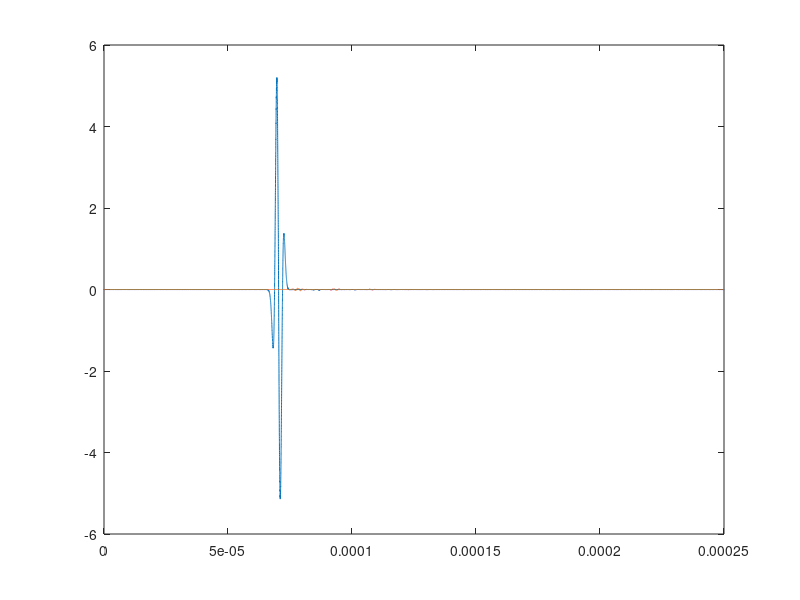
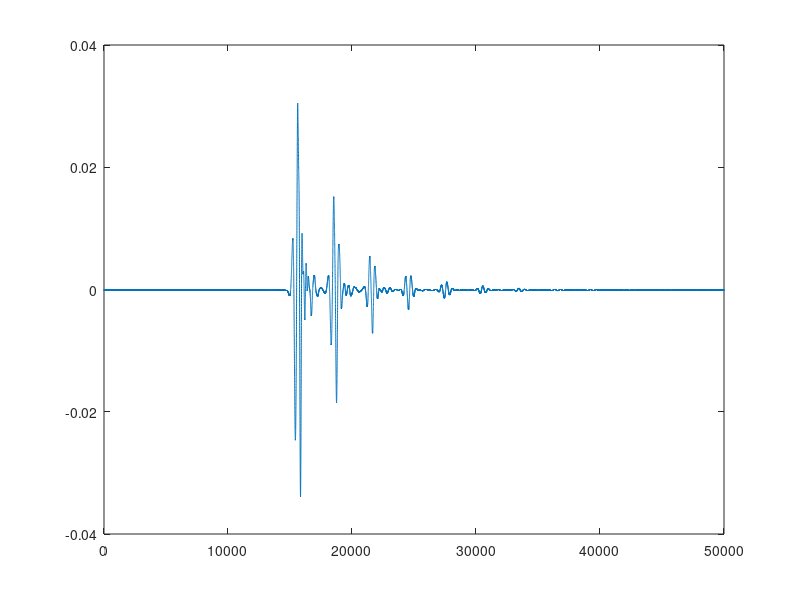
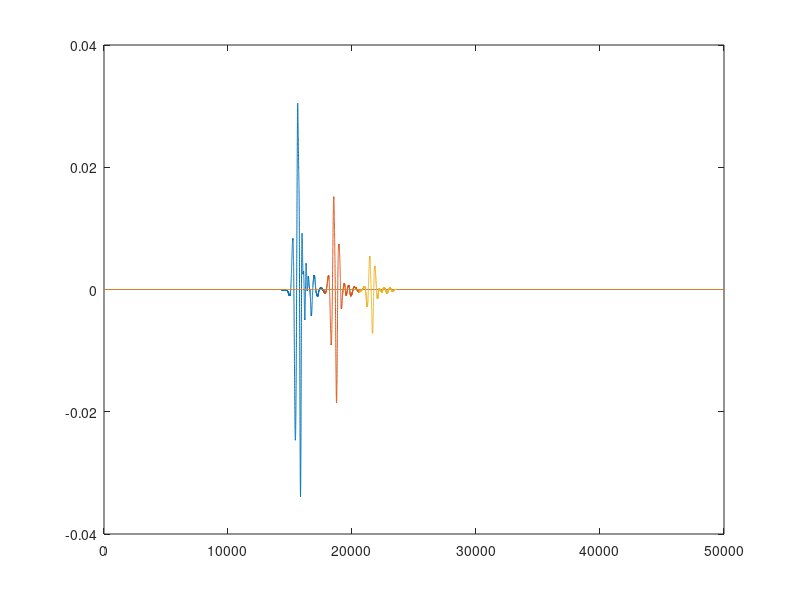

These figures' MATLAB source, in order: (Note: this script raises an error after producing the figures.)
clear
e = 2e-2;
%data = load('sauvegarde_a_2500_moy.mat'); F1
%data = load('sauvegarde_a_30k_moy.mat'); F2
data = load('sauvegarde_25mus_div_6k.mat');
srce = data.src1;
srcr = data.src2;
fe = srce.SampleFrequency;
N = length(srce.Data);
temps = (0:(N-1))/fe; % temps 
freq = (-N/2:N/2-1)*(fe/N);

figure;
plot(temps,srce.Data)
hold on;
plot(temps,srcr.Data)

%% plot e infice pour traitement a la vole a la main

figure;
plot(srcr.Data)

pulse_1 = zeros(1,N);
%pulse_1(20468:20752) = srcr.Data(20468:20752); % pour F1 et F2
pulse_1(14351:17741) = srcr.Data(14351:17741);
pulse_2 = zeros(1,N);
%pulse_2(20752:21057) = srcr.Data(20752:21057); % pour F1 et F2
pulse_2(17741:20582) = srcr.Data(17741:20582);
pulse_3 = zeros(1,N);
%pulse_3(21057:21343) = srcr.Data(21057:21343); % pour F1 et F2
pulse_3(20582:23545) = srcr.Data(20582:23545);


figure;
plot(pulse_1)
hold on;
plot(pulse_2)
plot(pulse_3)

%% Mesures
[M1] = pulses2data(freq,pulse_1,pulse_2,e,tronq=true);
[M2] = pulses2data(freq,pulse_2,pulse_3,e,tronq=true);
[M3] = pulses2data(freq,pulse_1,pulse_3,2*e,tronq=true);

figure;
plot(M1.freq,M1.vg,"DisplayName","pulse1 pulse2")
hold on;
plot(M2.freq,M2.vg,"DisplayName","pulse2 pulse3")
plot(M3.freq,M3.vg,"DisplayName","pulse1 pulse3")

legend

%% Fenetrage de hanning

T = 1.23e-5;
H1 = hann_test(temps,T,7.1e-5);%7.3
H2 = hann_test(temps,T,8.51e-5);
H3 = hann_test(temps,T,1.02e-4);

pulse1_hann = srcr.Data.*H1;
pulse2_hann = srcr.Data.*H2;
pulse3_hann = srcr.Data.*H3;

figure
subplot(2,1,1)
plot(temps,srcr.Data)
hold on;
plot(temps,pulse1_hann)
plot(temps,pulse2_hann)
plot(temps,pulse3_hann)
% hann_test = 0.54-0.46*cos(2*pi*temps/T);

subplot(2,1,2)
plot(temps,H1)
hold on;
plot(temps,H2)
plot(temps,H3)

%% Msure avec Fenettre de Hann

[M1_H] = pulses2data(freq,pulse1_hann,pulse2_hann,e,tronq=true);
[M2_H] = pulses2data(freq,pulse2_hann,pulse3_hann,e,tronq=true);
[M3_H] = pulses2data(freq,pulse1_hann,pulse3_hann,2*e,tronq=true);

figure;
plot(M1_H.freq,M1_H.vg,"DisplayName","pulse1 pulse2")
hold on;
plot(M2_H.freq,M2_H.vg,"DisplayName","pulse2 pulse3")
plot(M3_H.freq,M3_H.vg,"DisplayName","pulse1 pulse3")

function res = hann_test(t_a,T,t0)
    res = zeros(1,length(t_a));
    for i=1:length(t_a)
        t = t_a(i);
        if t>=t0 && t<=(t0+T)
            %res(i) = 0.54-0.46*cos(2*pi*(t-t0)/T);
            res(i) = 0.5-0.5*cos(2*pi*(t-t0)/T);
        end
    end

end
